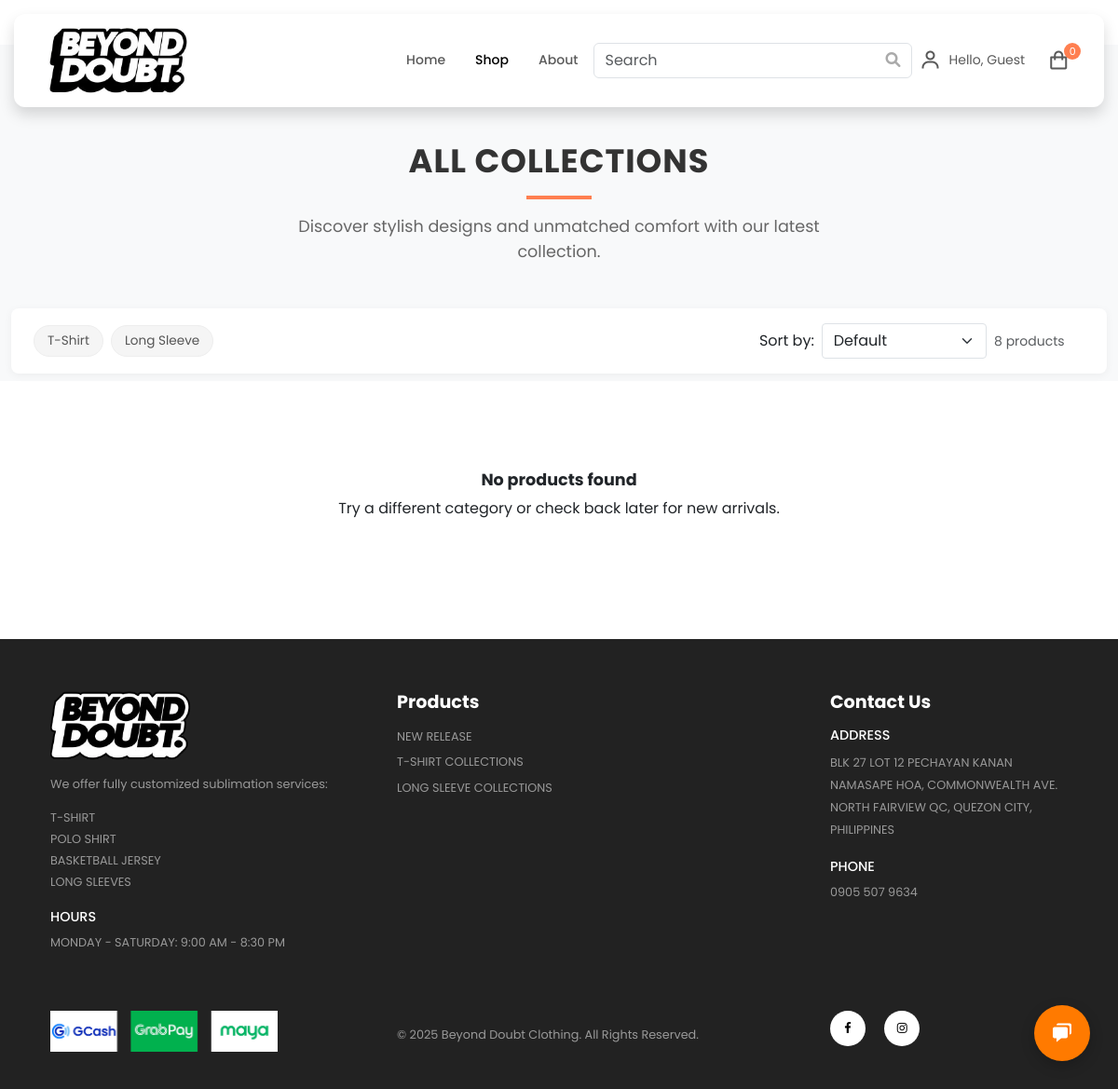
The app's page /shop/shop.php?page=2, older data.
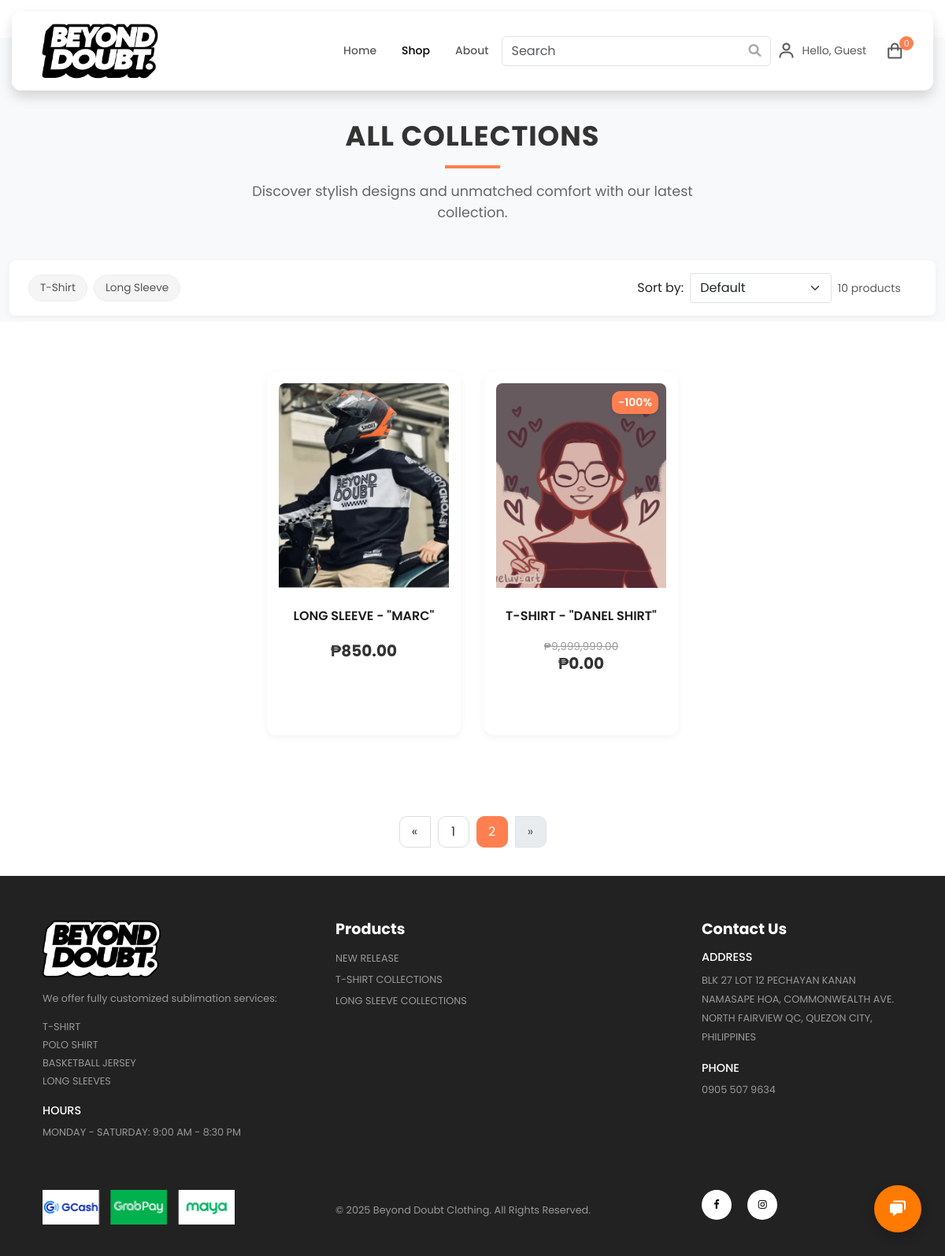
The same page, newer data.
### tables this page shows
CREATE TABLE `product_images` (
  `id` int(11) NOT NULL,
  `product_id` int(11) NOT NULL,
  `image_url` varchar(255) NOT NULL,
  `is_primary` tinyint(1) DEFAULT 0
);

CREATE TABLE `products` (
  `id` int(11) NOT NULL,
  `sku` varchar(50) NOT NULL,
  `name` varchar(255) NOT NULL,
  `description` text NOT NULL,
  `original_price` decimal(10,2) NOT NULL,
  `discount_percentage` int(10) DEFAULT 0,
  `category` enum('T-Shirt','Long Sleeve') NOT NULL,
  `fabric` varchar(100) DEFAULT NULL,
  `is_featured` tinyint(1) DEFAULT 0,
  `is_new_release` tinyint(1) DEFAULT 0,
  `created_at` timestamp NOT NULL DEFAULT current_timestamp(),
  `updated_at` timestamp NOT NULL DEFAULT current_timestamp() ON UPDATE current_timestamp()
);

### shop/functions/shop_product-handler.php (called while the page is built, shortened)
<?php
function getShopProducts($conn, $params = []) {
    $view_product_id = isset($params['view_product_id']) ? intval($params['view_product_id']) : 0;
    $sort = isset($params['sort']) ? $params['sort'] : 'default';
    $page = isset($params['page']) ? intval($params['page']) : 1;
    $items_per_page = isset($params['items_per_page']) ? intval($params['items_per_page']) : 8;
    $offset = ($page - 1) * $items_per_page;
    $base_query = "SELECT p.*, pi.image_url as image
                   FROM products p
                   LEFT JOIN product_images pi ON p.id = pi.product_id AND pi.is_primary = 1
                   WHERE 1=1";
    switch ($sort) {
        default:
            $base_query .= " ORDER BY p.created_at DESC";
            break;
    }
    $count_query = str_replace("p.*, pi.image_url as image", "COUNT(*) as total", $base_query);
    $count_result = mysqli_query($conn, $count_query);
    $total_items = mysqli_fetch_assoc($count_result)['total'];
    $total_pages = ceil($total_items / $items_per_page);
    $base_query .= " LIMIT $offset, $items_per_page";
    $result = mysqli_query($conn, $base_query);
    $products = [];
    if ($result && mysqli_num_rows($result) > 0) {
        while ($product = mysqli_fetch_assoc($result)) {
            $additionalImages = [];
            $image_query = "SELECT image_url FROM product_images WHERE product_id = {$product['id']} AND is_primary = 0 ORDER BY id ASC LIMIT 5";
            $image_result = mysqli_query($conn, $image_query);
            if ($image_result && mysqli_num_rows($image_result) > 0) {
                while ($image = mysqli_fetch_assoc($image_result)) {
                    $additionalImages[] = '../' . $image['image_url'];
                }
            }
            $formatted_product = [
                'id' => $product['id'],
                'title' => $product['name'],
                'price' => $product['original_price'],
                'category' => $product['category'],
                'discount_percentage' => $product['discount_percentage'],
                'description' => $product['description'],
                'image' => !empty($product['image']) ? '../' . $product['image'] : 'img/placeholder.jpg',
                'additionalImages' => $additionalImages,
                'sku' => $product['sku'],
                'is_featured' => $product['is_featured'],
                'is_new_release' => $product['is_new_release']
            ];
            $sizes_query = "SELECT size, stock FROM product_sizes WHERE product_id = {$product['id']} ORDER BY FIELD(size, 'XS', 'S', 'M', 'L', 'XL', 'XXL', 'XXXL')";
            $sizes_result = mysqli_query($conn, $sizes_query);
            $available_sizes = [];
            if ($sizes_result && mysqli_num_rows($sizes_result) > 0) {
                while ($size = mysqli_fetch_assoc($sizes_result)) {
                    $available_sizes[$size['size']] = intval($size['stock']);
                }
            }
            $formatted_product['availableSizes'] = $available_sizes;
            $products[] = $formatted_product;
        }
    }
    return [
        'products' => $products,
        'total_items' => $total_items,
        'total_pages' => $total_pages
    ];
}
?>

### shop/shop.php (the view, shortened to what the rows shown need)
<?php
require_once '../admin/config/dbcon.php';
require_once 'functions/shop_product-handler.php';
$view_product_id = isset($_GET['view_product']) ? intval($_GET['view_product']) : 0;
$category_filter = isset($_GET['category']) ? $_GET['category'] : '';
$search_query = isset($_GET['search']) ? trim($_GET['search']) : '';
$sort = isset($_GET['sort']) ? $_GET['sort'] : 'default';
$page = isset($_GET['page']) ? intval($_GET['page']) : 1;
$items_per_page = 8;
$result = getShopProducts($conn, [
    'view_product_id' => $view_product_id,
    'category' => $category_filter,
    'search' => $search_query,
    'sort' => $sort,
    'page' => $page,
    'items_per_page' => $items_per_page
]);
$products = $result['products'];
?>
<!DOCTYPE html>
<html lang="en">
<head>
    <link href="https://cdn.jsdelivr.net/npm/bootstrap@5.3.3/dist/css/bootstrap.min.css" rel="stylesheet">
    <link rel="stylesheet" href="https://cdn.jsdelivr.net/npm/swiper@11/swiper-bundle.min.css"/>
    <link href="https://cdnjs.cloudflare.com/ajax/libs/font-awesome/6.0.0-beta3/css/all.min.css" rel="stylesheet">
    <link rel="stylesheet"href="https://cdn.jsdelivr.net/npm/boxicons@latest/css/boxicons.min.css">
    <link rel="stylesheet" href="https://cdnjs.cloudflare.com/ajax/libs/font-awesome/4.7.0/css/font-awesome.min.css">
    <link rel="stylesheet" href="css/important.css">
    <link rel="stylesheet" href="css/headerfooter.css">
    <link rel="stylesheet" href="css/shop.css">
    <link rel="stylesheet" href="css/shopcart.css">
    <link rel="stylesheet" href="css/assistant.css">
</head>
<body>
     <?php include 'includes/register.php'; ?>
<section id="products">
    <div class="container-fluid px-md-5 px-2">
        <?php if(empty($products)): ?>
            <div class="row">
                <div class="col-12 text-center py-5">
                    <h4>No products found</h4>
                    <p>Try a different category or check back later for new arrivals.</p>
                </div>
            </div>
        <?php else: ?>
            <div class="d-none d-md-block">
                <?php
                $productsPerRow = 4;
                $totalProducts = count($products);
                for ($i = 0; $i < $totalProducts; $i += $productsPerRow) {
                    echo '<div class="row justify-content-center product-row">';
                    for ($j = $i; $j < min($i + $productsPerRow, $totalProducts); $j++) {
                        $product = $products[$j];
                        $originalPrice = $product['price'];
                        $discountPercentage = $product['discount_percentage'];
                        $discountedPrice = $originalPrice;
                        if($discountPercentage > 0) {
                            $discountedPrice = $originalPrice - ($originalPrice * ($discountPercentage / 100));
                        }
                        ?>
                        <div class="product text-center col-lg-3 col-md-6 col-12 mb-4">
                            <div class="product-card" data-product-id="<?= $product['id'] ?>">
                                <div class="product-img-container">
                                    <img class="product-img mb-3" src="<?= $product['image'] ?>" alt="<?= $product['title'] ?>" loading="lazy">
                                    <?php if($discountPercentage > 0): ?>
                                        <span class="discount-badge">-<?= $discountPercentage ?>%</span>
                                    <?php endif; ?>
                                </div>
                                <div class="product-info">
                                    <h5 class="text-uppercase mb-2"><?= $product['category'] ?> - "<?= $product['title'] ?>"</h5>
                                    <div class="price-container mb-3">
                                        <?php if($discountPercentage > 0): ?>
                                            <div class="price-wrapper">
                                                <span class="original-price">₱<?= number_format($originalPrice, 2) ?></span>
                                                <span class="current-price">₱<?= number_format($discountedPrice, 2) ?></span>
                                            </div>
                                        <?php else: ?>
                                            <span class="current-price">₱<?= number_format($originalPrice, 2) ?></span>
                                        <?php endif; ?>
                                    </div>
                                </div>
                            </div>
                        </div>
                    <?php }
                    echo '</div>';
                }
                ?>
            </div>
        <?php endif; ?>
    </div>
</section>

Row changes from the older to the newer data that the page shows:
added product_images: shows a picture, product.category "LONG SLEEVE", product.name "MARC", product.original_price "850.00"
added product_images: shows a picture, product.discount_percentage "100", product.category "T-SHIRT", product.name "DANEL SHIRT", product.original_price "9,999,999.00", product.discount_percentage "0.00"
Text that changed along with them:
$total_items: "8" → "10"
text no longer shown: "No products found Try a different category or check back later for new arrivals."
new list line: "1"
new list line: "2"
